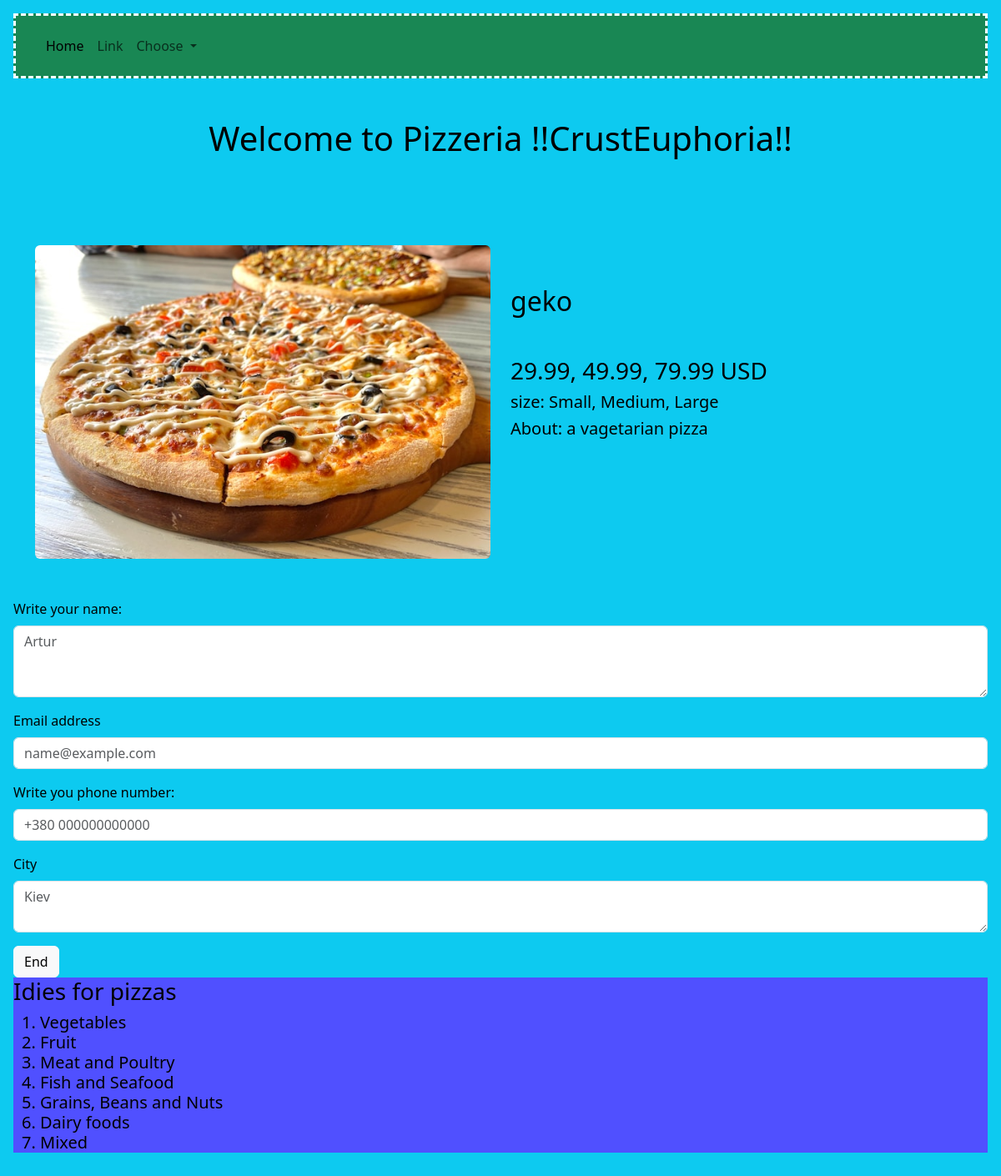
The app's page /templates/pizza/2 with its own data.
### tables this page shows
CREATE TABLE "pizza" (
	"id"	INTEGER,
	"category_id"	INTEGER NOT NULL,
	"title"	TEXT NOT NULL,
	"description"	TEXT,
	"image"	TEXT,
	"price"	REAL NOT NULL DEFAULT '29.99, 49.99, 79.99',
	"size"	TEXT DEFAULT 'Small, Medium, Large',
	"id_category"	NUMERIC NOT NULL DEFAULT 'None',
	FOREIGN KEY("category_id") REFERENCES "categories"("id"),
	PRIMARY KEY("id")
);

### app.py (the view, shortened to what this page needs)
@app.route("/templates/pizza/<pizza_id>")
def order_pizza(pizza_id):
    pizza_obj = db_pizzas.get_pizza(pizza_id)
    return render_template('new_order_pizza.html', title="Online Pizzeria", pizza = pizza_obj)

### sql_queries.py (called while the page is built)
    def open_pizzas(self): #функція що відкриває базу даних
        self.conn =sqlite3.connect(self.db_name) # з'єднання з базою даних (БД)
        self.cursor = self.conn.cursor() #курсор (посилання) на БД

    def close_pizzas(self): #функція що закриває базу даних
        self.cursor.close()
        self.conn.close()

    def get_pizza(self, id):
        self.open_pizzas()
        self.cursor.execute("SELECT * FROM pizza WHERE id==(?)", [id])
        data_one_pizza = self.cursor.fetchone()
        self.close_pizzas()
        return data_one_pizza

### templates/new_order_pizza.html
{% extends "base.html" %}
{% block content %}
        <div class="container py-5 one_pizza">
        <div class="row">
            <div class="col-12 col-lg-6">
                <img src="{{ url_for('static', filename='img/' + pizza[4]) }}" alt="picture of pizza" class="rounded img-fluid">
            </div>
                <div class="col-12 col-lg-6">
                    <h2 class="mr-5 ml-5 mb-5 mt-5">{{pizza[2]}}</h2>
                    <h3>{{pizza[5]}} USD</h3>
                    <h5>size: {{pizza[6]}}</h5>
                    <h5>About: {{pizza[3]}}</h5>
                </div>
            </div>
        </div>
        <form action="" method="post">
            <div class="mb-3">
                <label for="exampleFormControlTextarea1" class="form-label">Write your name:</label>
                <textarea required name="name" class="form-control" id="exampleFormControlTextarea1" rows="3" placeholder="Artur"></textarea>
            </div>
            <div class="mb-3">
                <label for="exampleFormControlInput1" class="form-label">Email address</label>
                <input type="email" class="form-control" id="exampleFormControlInput1" placeholder="name@example.com">
            </div>
            <div class="mb-3">
                <label for="exampleFormControlInput1" class="form-label">Write you phone number:</label>
                <input type="number" class="form-control" id="exampleFormControlInput1" placeholder="+380 000000000000">
            </div>
            <div class="mb-3">
                <label for="exampleFormControlTextarea1" class="form-label">City</label>
                <textarea required name="name" class="form-control" id="exampleFormControlTextarea1" placeholder="Kiev"></textarea>
            </div>
        </form>
        <button type="submit" class="btn btn-light" href="/templates/index.html">End</button>
{% endblock %}

### records on screen
pizza: image (picture), title "geko", price "29.99, 49.99, 79.99", size "Small, Medium, Large", description "a vagetarian pizza"
